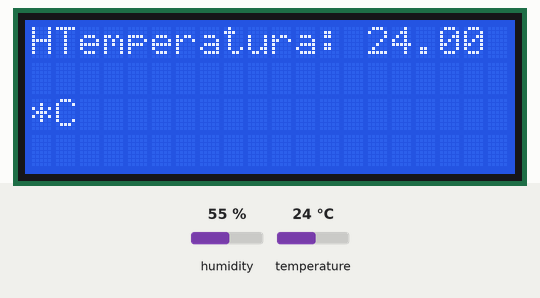
This program was run on a simulated Arduino Uno, built with avr-gcc and run on an emulated ATmega328P. Parts: 20×4 character LCD. The inputs (shaded band) are chosen by the test bench; at power-on: temperature 24 °C, humidity 55 %. What the program prints to the serial monitor is not drawn.

Above: at 1.2 s.
1.3 s: temperature set to 12 °C
At 3.3 s:
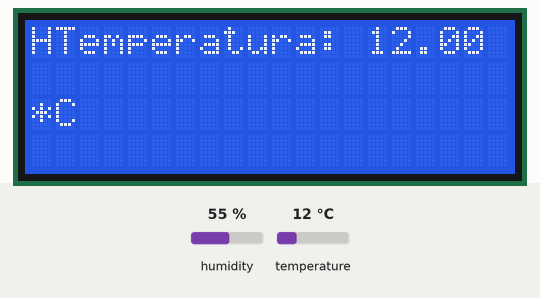
4.1 s: temperature set to 19 °C
6.9 s: temperature set to 28 °C
At 9.7 s:
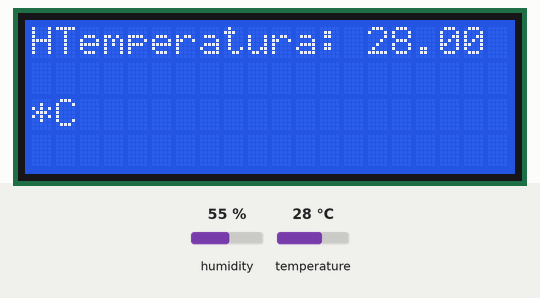
Timing chart, 0 to 11.2 s (numbered marks = the images above; inputs shaded):
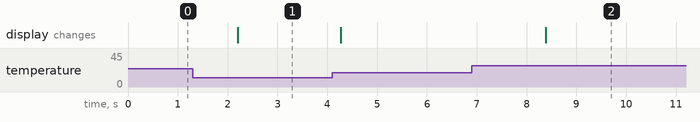

Measured:
- after the input at 1.3 s, the display: changes after 0.91 s (image 1)
- after the input at 6.9 s, the display: changes after 1.5 s (image 2)

The program:

main.cpp
```cpp
#include <Arduino.h>
#include <DHT.h>
#include <LiquidCrystal_I2C.h>

#define LCD_ADRR 0x27
#define CANT_CAR 20
#define CANT_LIN 4


LiquidCrystal_I2C lcd(LCD_ADRR, CANT_CAR, CANT_LIN);

#define In_sensor 2  // Pin digital donde se conecta el sensor
#define tipo_sensor DHT11  // Tipo de sensor DHT11


DHT dht(In_sensor, tipo_sensor);

void setup() {
  Serial.begin(9600);
  dht.begin();  // funcion para inicializar el sensor, pertenece a la libreria DHT.h
  lcd.init();                      // initialize the lcd
  lcd.backlight();
  lcd.setCursor(0, 0); // Posicionar el cursor en la primera fila y columna
  lcd.print("Humedad: ");
  lcd.setCursor(1, 0); // Posicionar el cursor en la segunda fila y columna
  lcd.print("Temperatura: ");
}

void loop() {
  float h = dht.readHumidity();  // Leemos la humedad
  float t = dht.readTemperature();  // Leemos la temperatura

  if (isnan(h) || isnan(t)) {
    lcd.setCursor(0, 0);
    lcd.print("Error obteniendo los datos");
    return;
  }

  Serial.print("Humedad: ");
  Serial.print(h);
  Serial.println(" %");

  Serial.print("Temperatura: ");
  Serial.print(t);
  Serial.println(" *C");


  lcd.setCursor(0, 0);
  lcd.print("Humedad: ");
  lcd.print(h);
  lcd.print(" %");
  lcd.setCursor(1, 0);
  lcd.print("Temperatura: ");
  lcd.print(t);
  lcd.print(" *C");

  delay(2000);  // Esperamos 2 segundos antes de leer nuevamente
}
```
